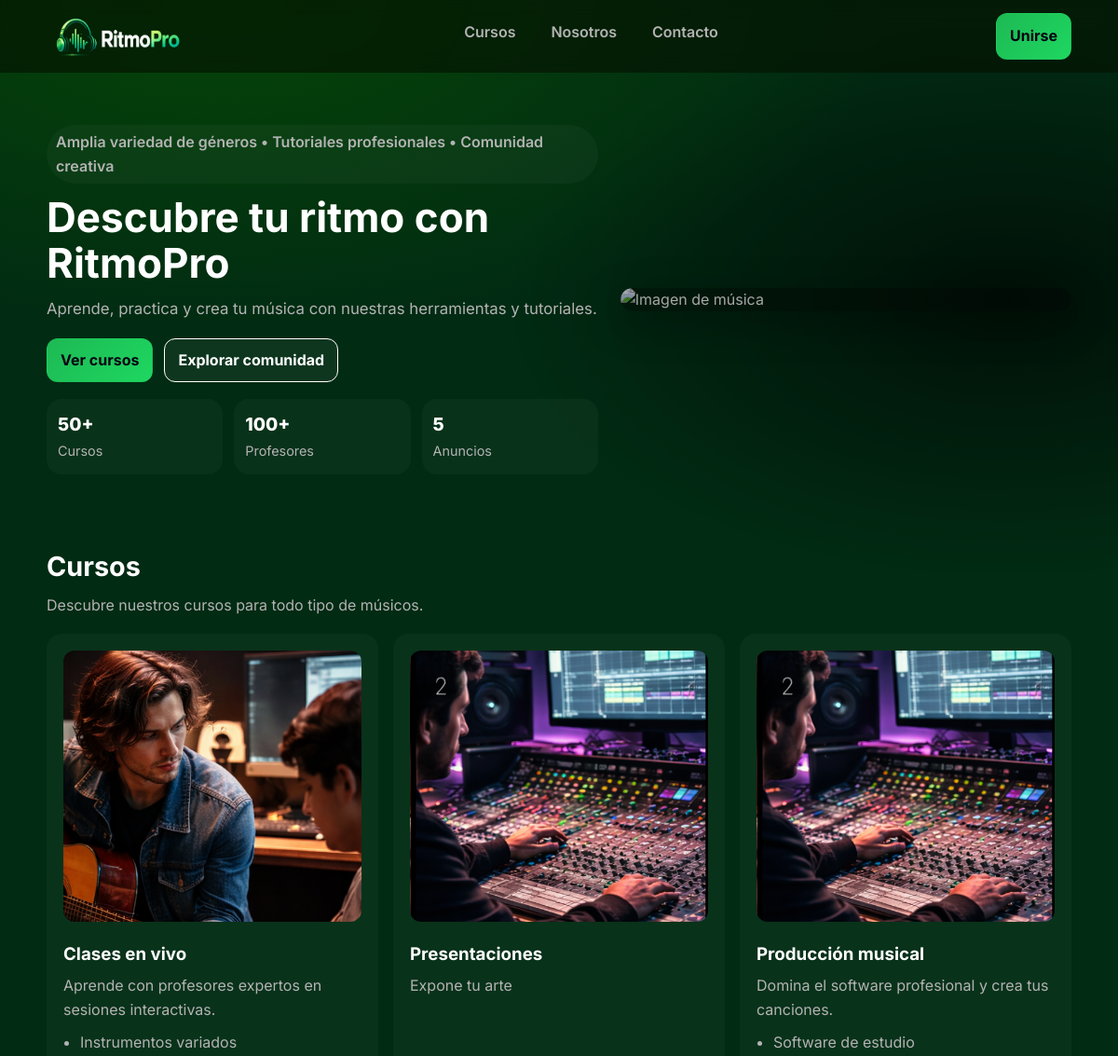
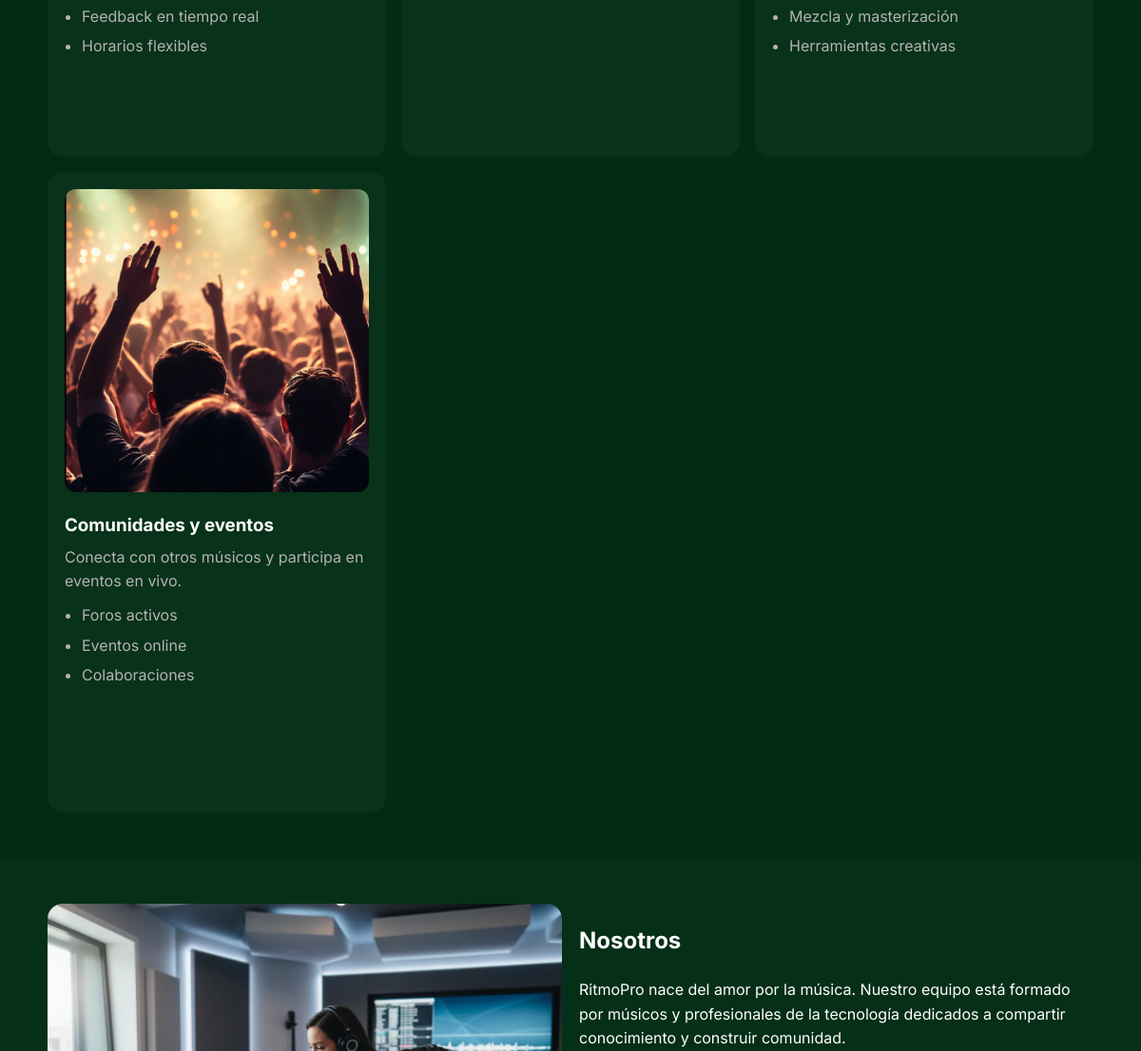
/ (upper part), run on an earlier commit of the app's database (2 pictures, top to bottom).
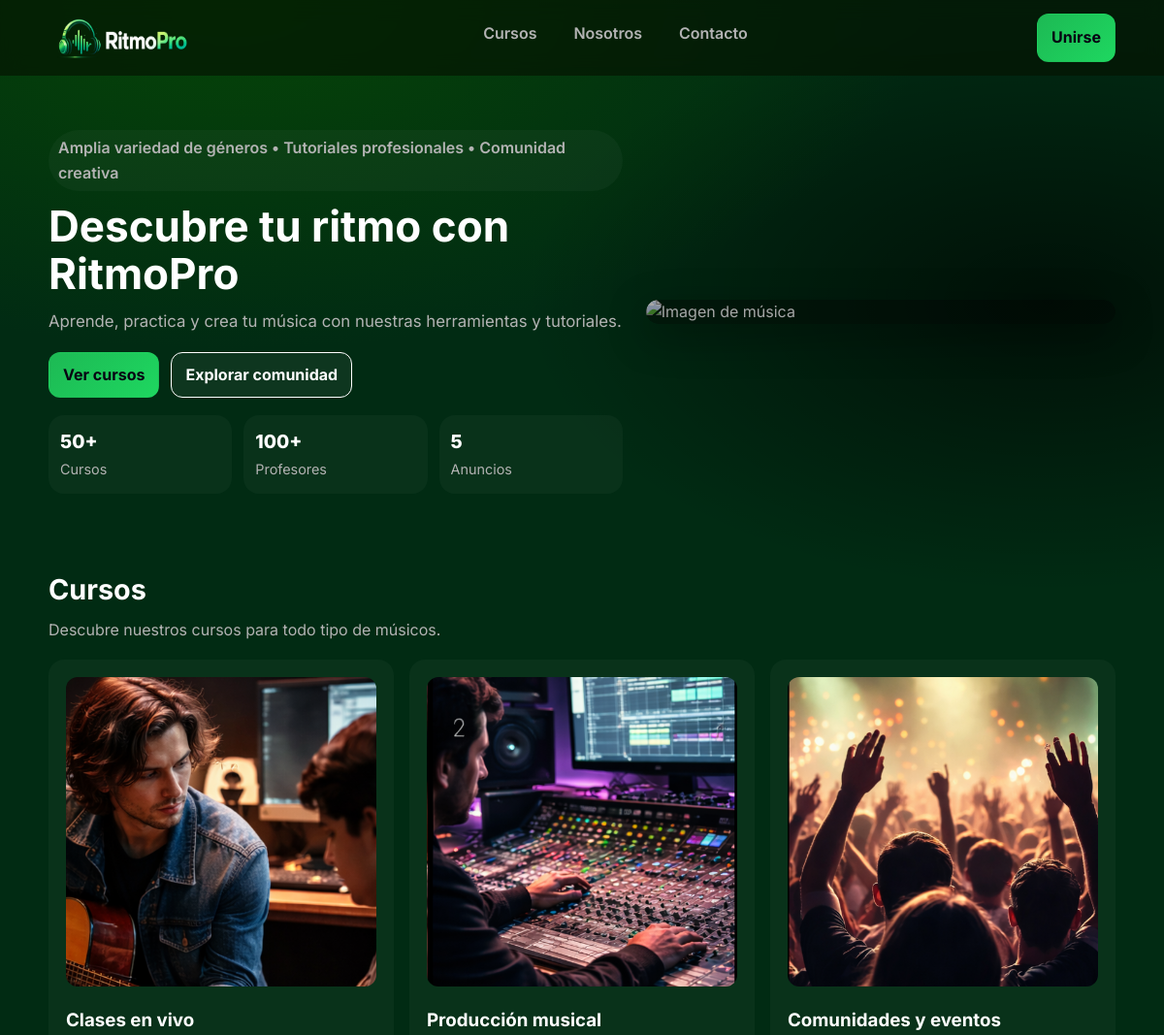
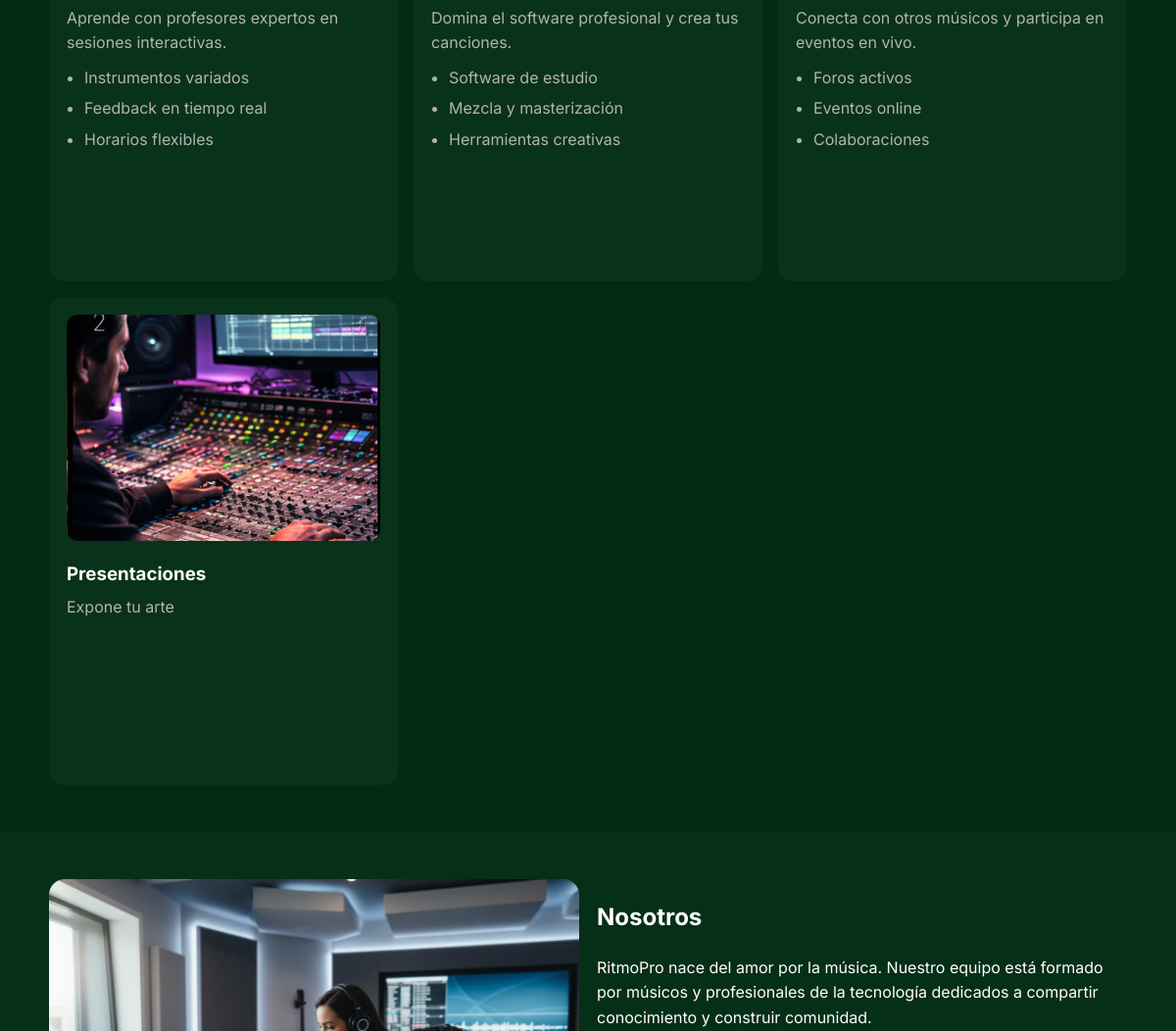
And on a later commit of the database (2 pictures, top to bottom).
### tables this page shows
CREATE TABLE estadisticas (
    id INTEGER PRIMARY KEY AUTOINCREMENT,
    nombre TEXT NOT NULL,
    valor TEXT NOT NULL,
    orden INTEGER DEFAULT 1
);

CREATE TABLE cursos (
    id INTEGER PRIMARY KEY AUTOINCREMENT,
    titulo TEXT NOT NULL,
    descripcion TEXT,
    imagen TEXT,
    estado INTEGER DEFAULT 1,
    orden INTEGER DEFAULT 1
);

CREATE TABLE curso_caracteristicas (
    id INTEGER PRIMARY KEY AUTOINCREMENT,
    curso_id INTEGER NOT NULL,
    caracteristica TEXT NOT NULL,
    orden INTEGER DEFAULT 1,
    FOREIGN KEY (curso_id) REFERENCES cursos(id) ON DELETE CASCADE
);

### app.py (the view)
@app.route('/')
def index():
    conn = get_db_connection()
    configuracion = conn.execute("SELECT * FROM configuracion_sitio LIMIT 1").fetchone()
    hero = conn.execute("SELECT * FROM hero LIMIT 1").fetchone()
    cursos = conn.execute("SELECT * FROM cursos WHERE estado = 1 ORDER BY orden ASC").fetchall()
    caracteristicas_db = conn.execute("SELECT * FROM curso_caracteristicas ORDER BY orden ASC").fetchall()
    caracteristicas_por_curso = {}
    for fila in caracteristicas_db:
        id_curso = fila['curso_id']
        if id_curso not in caracteristicas_por_curso:
            caracteristicas_por_curso[id_curso] = []
        caracteristicas_por_curso[id_curso].append(fila['caracteristica'])
    estadisticas = conn.execute("SELECT * FROM estadisticas ORDER BY orden").fetchall()
    nosotros = conn.execute("SELECT * FROM nosotros LIMIT 1").fetchone()
    valores = conn.execute("SELECT * FROM valores ORDER BY orden").fetchall()
    conn.close()
    return render_template('index.html',
                           configuracion=configuracion,
                           hero=hero,
                           cursos=cursos,
                           estadisticas=estadisticas,
                           nosotros=nosotros,
                           valores=valores,
                           caracteristicas_por_curso=caracteristicas_por_curso) # Enviamos el diccionario

### app.py (called while the page is built)
def get_db_connection():
    conn = sqlite3.connect(DATABASE)
    conn.row_factory = sqlite3.Row
    return conn

### templates/index.html (shortened to what this page needs)
<!DOCTYPE html>
<html lang="es">
<head>
    <link rel="stylesheet" href="{{ url_for('static', filename='css/styles.css') }}" />
</head>
<body>
    <header class="site-header">
        <div class="container header-inner">
            <a class="brand" href="#">
                <img width="150px" height="50px" class="logo" src="{{ url_for('static', filename='images/logo/logo.png') }}" alt="Ritmo">
            </a>
            <nav class="nav">
                <a href="#servicios">Cursos</a>
                <a href="#nosotros">Nosotros</a>
                <a href="#contacto">Contacto</a>
            </nav>
            <a href="#" class="btn btn-primary">Unirse</a>
        </div>
    </header>
    <main>
        <section class="hero" >
        <div class=" container hero-inner">
            <div class="hero-copy">
                <p class="pill">
                   {{ hero["mensaje_superior"] }}
                </p>
                <h1>{{ hero["titulo"] }}</h1>
                <p class="lead">
                    {{ hero["descripcion"] }}
                </p>
                <div class="hero-actions">
                    <a class="btn btn-primary" href="{{ hero['boton_1_url'] }}">{{ hero["boton_1_texto"] }}</a>
                    <a class="btn btn-ghost" href="{{ hero['boton_2_url'] }}">{{ hero["boton_2_texto"] }}</a>
                </div>
                <div class="hero-metrics">
                    {% for est in estadisticas %}
                    <div class="metric">
                        <span class="metric-num">{{ est["valor"] }}</span>
                        <span class="metric-label">{{ est["nombre"] }}</span>
                    </div>
                    {% endfor %}
                </div>
            </div>
            <div class="hero-card hero-card-img">
                <img src="{{ url_for('static', filename='images/musica/hero-placeholder.png') }}" alt="Imagen de música" />
            </div>
            </div>
        </section>
        <section id="servicios" class="section">
            <div class="container">
                <header class="section-head">
                    <h2>Cursos</h2>
                    <p>Descubre nuestros cursos para todo tipo de músicos.</p>
                </header>
                <div class="grid-3">
                    {% for curso in cursos %}
                    <article class="card">
                        <img src="{{ url_for('static', filename=curso['imagen']) }}" alt="{{ curso['titulo'] }}" />
                        <h3>{{ curso["titulo"] }}</h3>
                        <p>{{ curso["descripcion"] }}</p>
                        {% if curso["id"] in caracteristicas_por_curso %}
                        <ul class="list">
                            {% for caracteristica in caracteristicas_por_curso[curso["id"]] %}
                            <li>{{ caracteristica }}</li>
                            {% endfor %}
                        </ul>
                        {% endif %}
                    </article>
                    {% endfor %}
                </div>
            </div>
        </section>
        <section id="nosotros" class="section alt">
            <div class="container split">
                <div class="about-gallery">
                    <img src="{{ url_for('static', filename='images/nosotros/nosotros.jpg') }}" alt="Equipo creativo produciendo música en estudio" />
                </div>
                <div class="about-content">
                    <h2>{{ nosotros["titulo"] }}</h2>
                    <p>{{ nosotros["descripcion_1"] }}</p>
                </div>
            </div>
        </section>
    </main>
</body>
</html>

What changed in the data, as far as the page shows it:
changed cursos "Presentaciones": moves down the list
